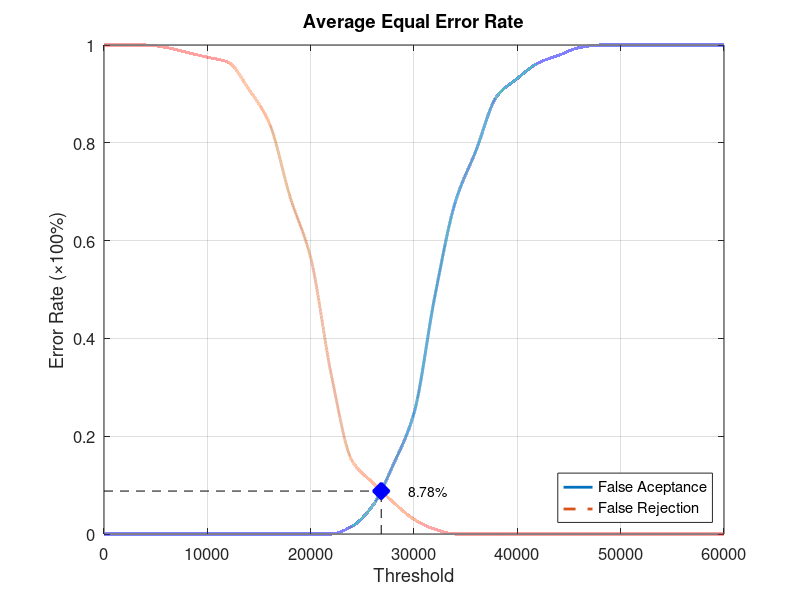
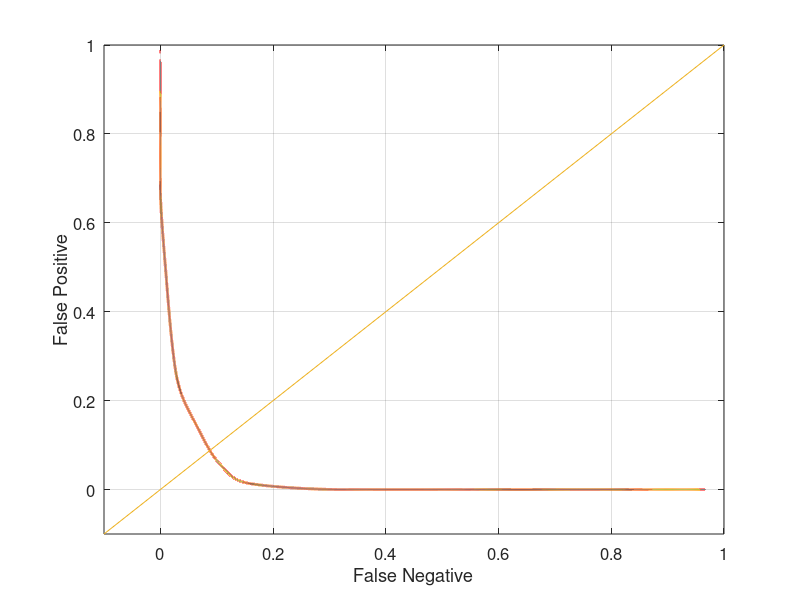

MATLAB code to generate these figures, in order:
function yEER = Database5_3
close all;
clear;
clc;
x = 0:2000:60000;
xq = 0:0.5:60000;

y0 = [0 0 0 0 0 0 0 0 0 0 0 0 0.0157895 0.0578947 0.142105 0.247368 0.484211 0.678947 0.784211 0.894737 0.931579 0.963158 0.978947 0.994737 1 1 1 1 1 1 1];
yy0 = interp1(x, y0, xq, 'pchip');
y1 = [1 1 1 0.995 0.985 0.975 0.965 0.91 0.84 0.69 0.565 0.325 0.15 0.105 0.065 0.03 0.01 0 0 0 0 0 0 0 0 0 0 0 0 0 0];
yy1 = interp1(x, y1, xq, 'pchip');

% Calculating EER: 
y2 = abs(y0 - y1);
find(y2 == min(y2))
yy2 = abs(yy0 - yy1);
xEER = find(yy2 == min(yy2));
xEERIndex = xq(xEER) % X-axis EER
yEER = yy0(xEER) % Y-axis EER

main = figure
plot(xq, yy0,'-','LineWidth', 2);	hold on
plot(xq, yy1,'--','LineWidth', 2);	hold on
plot([xEERIndex xEERIndex], [0 yEER], 'k--');	hold on
plot([0 xEERIndex], [yEER yEER], 'k--');	hold on
plot(xEERIndex, yEER, 'bx', 'LineWidth', 10);	hold on
text(xEERIndex + 10 * xEERIndex / 100, yEER, [num2str(round((10000 * yEER)) / 100) '%'])
legend('False Aceptance', 'False Rejection', 'Location', 'SouthEast')
xlabel('Threshold')
ylabel('Error Rate (\times100%)')
title('Average Equal Error Rate')
set(gca, 'FontSize', 12)
axis([0 60000 0 1])
grid on

print(main, 'Database5_3Main', '-dpng');
FNRxFPR = figure('Color', [1 1 1]);
plot(yy1, yy0, '-', yy1, yy0, 'LineWidth', 2);
hold on
y = -0.1:0.1:1
plot(y, y); 
set(gca, 'FontSize', 12)
xlabel('False Negative')
ylabel('False Positive')
axis([-0.1 1 -0.1 1])
set(gca, 'FontSize', 12)
grid on

print(FNRxFPR, 'Database5_3FNRxFPR','-dpng');
end
